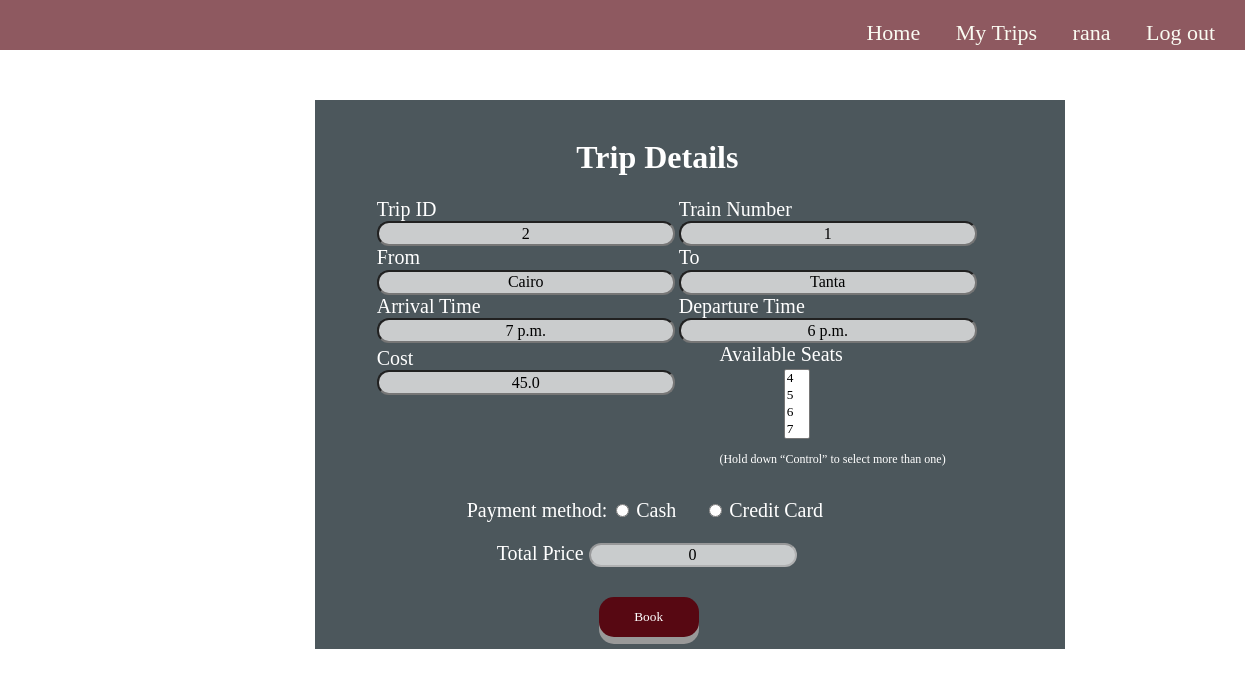
The page /trip/2/ (signed in) on the database its author committed.
### blog/models.py (models this page shows, shortened)
class Trip(models.Model):
    train = models.ForeignKey(
        Train, on_delete=models.CASCADE, related_name="TripTrain")
    source = models.ForeignKey(
        Station, on_delete=models.CASCADE, related_name="TripSource", null=False)
    destination = models.ForeignKey(
        Station, on_delete=models.CASCADE, related_name="TripDest", null=False)
    day = models.DateField(null=False)
    start_Time = models.TimeField(null=False)
    end_Time = models.TimeField(null=False)
    price = models.FloatField(null=False, default=0)
    Remaining_seats = models.IntegerField(default=0, editable=False)
    seats = models.IntegerField(default=0, editable=False)

class Train(models.Model):
    Number_of_seats = models.IntegerField(default=0)
    source = models.ForeignKey(
        Station, on_delete=models.CASCADE, related_name="TrainSource", null=False)
    destination = models.ForeignKey(
        Station, on_delete=models.CASCADE, related_name="TrainDest", null=False)

class Station(models.Model):
    id = models.IntegerField(default=-1, primary_key=True)
    stationName = models.CharField(max_length=15)

### blog/views.py (the view)
# urls.py: path('trip/<id>/', views.certainTrip, name='certainTrip'),
def certainTrip(request, id):
    if request.user.is_authenticated and not request.user.is_superuser:
        trip = Trip.objects.get(id=id)
        return render(request, 'sitePages/certainTrip.html', {'trip': trip})
    else:
        trips = Trip.objects.all()
        return render(request, 'sitePages/home.html', {'errorMsg': 'Please sign in or sign up as a customer to book', 'trips': trips})

### blog/tags/tags.py (called while the page is built)
@register.simple_tag
def tripSeat(trip):
    book = Book.objects.filter(trip = trip.id)
    bookSeats = book.values_list('seatTrain', flat=True)
    seats = []
    i = 1
    while i <= trip.seats:
        if i not in bookSeats:
            seats.append(i)
        i = i+1
    return seats

### templates/sitePages/certainTrip.html (shortened to what this page needs)
{% extends "base.html" %}
{% load static %}
{% load tags %}
{% block head %}
<link rel="stylesheet" href="{% static 'css/certaintrip.css' %}">
{% endblock %}
{% block content %} <br>
<div class="Body">
    <br>
    <h1> Trip Details</h1>
    <form id="form1" name="form1" method="POST" onsubmit="return check()" action="{% url 'blog:book' %}">
        <label class = "rightSide"> Train Number
            <br />
            <input type="text" name="train" class="in" size="30" value="{{trip.train.id}}" readonly />
        </label>
        <label class="leftSide"> Trip ID
            <br />
            <input type="text" name="tripId" class="in" size="30" value="{{trip.id}}" readonly />
        </label>
        <br>
        <label class = "rightSide"> To
            <br />
            <input type="text" name="destination" class="in" size="30" value="{{trip.destination.stationName}}"
                readonly />
        </label>
        <label class="leftSide"> From
            <br />
            <input type="text" name="source" class="in" size="30" value="{{trip.source.stationName}}" readonly />
        </label>
        <br>
        <label class = "rightSide"> Departure Time
            <br />
            <input type="text" name="dparture" class="in" size="30" value="{{trip.start_Time}}" readonly />
        </label>
        <label class="leftSide"> Arrival Time
            <br />
            <input type="text" name="arrival" class="in" size="30" value="{{trip.end_Time}}" readonly />
        </label>
        <br>
        <label class = "rightSide" style="margin-left:53%;"> Available Seats
            <br />
            <select id="op" name="selected" data="{{trip.price}}" multiple>
                {% tripSeat trip as seats %}
                {% for seat in seats %}
                <option value="{{seat}}">{{seat}}</option>
                {% endfor %}
            </select>
            <p style="font-size:12px;">(Hold down “Control” to select more than one)</p>
        </label>
        <label class="leftSide" style="margin-top:-22%;"> Cost
            <br />
            <input type="text" class="in" name="cost" size="30" value="{{trip.price}}" readonly="true" />
        </label>
        <div class="Payment">
            <p> Payment method:</p>
            <input type="radio" name="pay" id="cash" onclick="hideCredit()">
            <label for="cash" class="cash"> Cash</label> &nbsp &nbsp &nbsp
            <input type="radio" name="pay" onclick="displayCredit()" id="credit">
            <label for="credit_card" class="credit_card"> Credit Card</label>
        </div>
        <label for="cBox" class="cBox">Total Price
            <input type="text" placeholder="Total Price" value="0" id="price" disabled>
        </label>
        <br>
        <input type="submit" value="Book" id="submit">
    </form>
</div>
{% endblock content %}

### templates/base.html (shortened to what this page needs)
<!DOCTYPE html>
<html lang="en">
<head>
    {% load static %}
    <link rel="stylesheet" href="{% static 'css/basePage.css' %}">
    {% block head%} {% endblock head %}
</head>
<body style="background: url('/static/imgs/background.png'); background-size: cover; background-repeat:no-repeat; overflow:hidden;">
    <nav class="navBar">
        <a href="{% url 'blog:home' %}">Home</a>
        {% if user.is_authenticated %}
            {% if user.is_superuser %}
                <a href="{% url 'admin:index' %}">Admin Page</a>
            {% else %}
                <a href="{% url 'blog:myTrips' user.id %}">My Trips</a>
            {% endif %}
            <a id = "us" href="{% url 'blog:profile' user.username %}">{{ user.username }}</a>
            <a href="{% url 'blog:logOut' %}">Log out</a>
        {% else %}
            <a id="signIn" href="{% url 'blog:signIn' %}">Sign In</a>
            <span id="sp1">/</span>
            <a href="{% url 'blog:signUp' %}">Sign Up</a>
        {% endif %}
    </nav>
    {% block content %} {% endblock %}
</body>
</html>

### static/css/basePage.css (style rules this page uses)
* { box-sizing: border-box; font-family: "Wire+One", serif; }
nav { display: inline; height: 50px; top: -5px; margin-top: 5px; padding-top: 20px; text-align: right; width: 100%; font-size: 22px; background: rgba(87, 8, 18, 0.671); position: fixed; margin-left: -8px; right: 0; }
nav a { margin-right: 30px; padding: 0px; color: rgb(250, 251, 242); text-decoration: none; }

### static/css/certaintrip.css (style rules this page uses)
form { width:600px; }
.rightSide { float:right; color: white; font-size: 20px; }
.leftSide { float:left; color: white; font-size: 20px; }
h1 { color: white; margin-left: 20%; }
p { display: inline-block; color: white; font-size: 20px; }
.cash { color: white; font-size: 20px; }
.credit_card { color: white; font-size: 20px; }
.Body { margin-top: 6%; margin-left: 25%; background-color: rgba(1, 17, 24, 0.7); width: 750px; padding-left: 5%; }
.Payment { margin-left: 15%; margin-top: 29%; }
h1 { margin-left: 29%; }
.in { height: 25px; border-radius: 12px; background-color: rgba(255, 254, 254, 0.7); font-size: 16px; color:black; text-align: center; }
select, label[value="seats"] { margin-left: 25%; }
select { margin-top: 1%; }
.cBox { color:white; font-size: 20px; margin-left: 20%; }
#price { color: black; border-radius: 12px; background-color: rgba(255, 254, 254, 0.7); font-size: 16px; text-align: center; margin-bottom: 5%; }
#submit { margin-right: 10px; margin-left: 50px; border-radius: 15px; text-align: center; text-decoration: none; outline: none; color: #fff; background-color: rgba(87, 8, 18); border: none; border-radius: 15px; box-shadow: 0 7px #999; height: 40px; width: 100px; margin-bottom: 2%; margin-left: 37%; }

### rows shown on the page
Trip: train "1", tripId "2", destination "Tanta", source "Cairo", dparture "6 p.m.", arrival "7 p.m.", selected "4 / 5 / 6 / 7", cost "45.0"

### other values the page prints
{{ user.username }} "rana"
